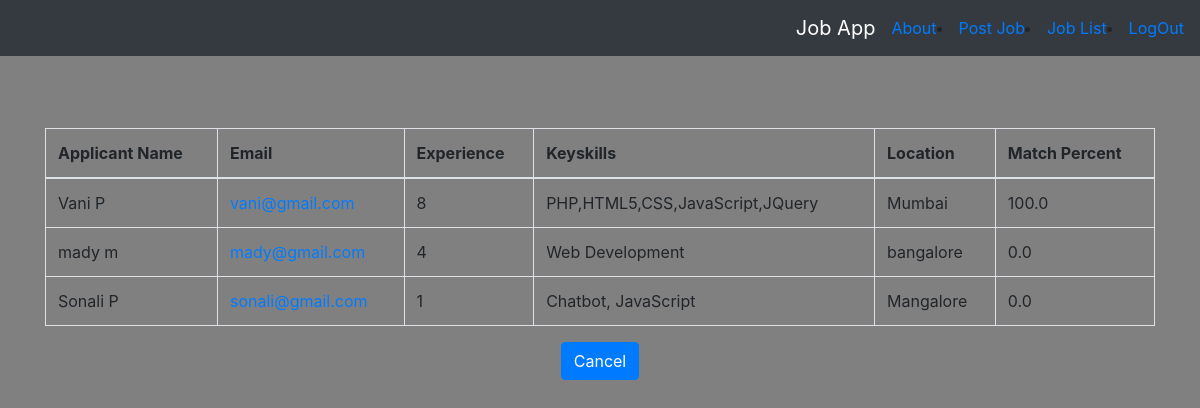
The app's page /postjob/displayjobapplications/6/ (signed in) with its own data.
### accounts/models.py (models this page shows, shortened)
class EmployeeProfile(models.Model):
    user = models.OneToOneField(User,on_delete=models.CASCADE)
    experience = models.PositiveIntegerField()
    keyskills = models.TextField(max_length=500)
    location = models.CharField(max_length=100)
    cv_file = models.FileField(upload_to='cv_folder',blank=True)
    def __str__(self):
        return self.user.email

class User(AbstractUser):
    username = None
    ROLE_CHOICES = (('employer','employer'),
            ('employee','employee'))
    email = models.EmailField(unique=True,blank=False,error_messages={'unique':"Email already exists.Use another Email"})
    role = models.CharField(max_length=100,choices=ROLE_CHOICES)
    phone_number = models.PositiveIntegerField(blank=True,null=True)
    USERNAME_FIELD = "email"
    REQUIRED_FIELDS = []
    objects = UserManager()

### postjob/views.py (the view)
# urls.py: path('displayjobapplications/<int:pk>/',views.display_job_applications,name='jobapplications'),
@login_required(login_url=reverse_lazy('accounts:login'))
def display_job_applications(request, pk):
    applicant_list = list()
    if request.user.role == 'employer':
        job = PostJob.objects.get(id=pk)
        job_title = job.title
        job_applications = JobApplication.objects.filter(job=job).order_by('rank')
        job_skill = job.keyskills
        for application in job_applications:
            employee = User.objects.get(email=application.user)
            applicant = EmployeeProfile.objects.get(user=employee)
            applicant_skill = applicant.keyskills
            similar_skill, match_percent = match_skills(job_skill, applicant_skill)
            app_dict = {'name': employee.first_name + " " + employee.last_name, 'applicant': applicant,
                        'rank': match_percent}
            applicant_list.append(app_dict)
        applicant_list = sorted(applicant_list, key=itemgetter('rank'), reverse=True)
    return render(request, 'postjob/display_applications.html',
                  {'job_title': job_title, 'applicant_list': applicant_list})

### postjob/views.py (called while the page is built)
def match_skills(job_skill, applicant_skill):
    job_skill = split_list(job_skill)
    applicant_skill = split_list(applicant_skill)
    skill_len = len(job_skill)
    job_skill = convert_lower(job_skill)
    applicant_skill = convert_lower(applicant_skill)
    skills_matched = set(job_skill) & set(applicant_skill)
    match_percent = (len(skills_matched) / skill_len) * 100
    return skills_matched, match_percent

def convert_lower(text_list):
    lowercase_list = [x.lower() for x in text_list]
    return lowercase_list

def split_list(text_list):
    text_list = text_list.split(",")
    return text_list

### postjob/templates/postjob/display_applications.html
{% extends 'postjob/postjob_base.html' %}
{% block content %}
    <div class="container">
        {% if user.role == "employer" %}
          {% if applicant_list %}
          <br/><br/><br/>
          <table class="table table-bordered">
            <thead>
              <tr>
                <th scope="col"> Applicant Name</th>
                <th scope="col">Email</th>
                <th scope="col">Experience</th>
                <th scope="col">Keyskills</th>
                <th scope="col">Location</th>
                <th scope="col">Match Percent</th>
              </tr>
            </thead>
            <tbody>
              {% for application in applicant_list %}
              <tr>
                <td>{{ application.name}}</td>
                <td><a href="mailto:{{ application.applicant.user }}">{{ application.applicant.user }}</a></td>
                <td>{{ application.applicant.experience }}</td>
                <td>{{ application.applicant.keyskills }}</td>
                <td>{{ application.applicant.location }}</td>
                <td>{{ application.rank }}</td>
              </tr>
            {% endfor %}
            </tbody>
          {% else %}
              <h2 align="center">No Applications Received yet!!</h2>
          {% endif %}
        </table>
        <div align="center"> <a class='btn btn-primary' href="{% url 'postjob:list'%}">Cancel</a> </div>
      {% endif %}
    </div>
{% endblock %}

### static/cvproject/css/master.css (style rules this page uses)
body { background-color: gray; }

### records on screen
EmployeeProfile: name "Vani P", applicant.user "vani@gmail.com", applicant.experience "8", applicant.keyskills "PHP,HTML5,CSS,JavaScript,JQuery", applicant.location "Mumbai", rank "100.0"
EmployeeProfile: name "mady m", applicant.user "mady@gmail.com", applicant.experience "4", applicant.keyskills "Web Development", applicant.location "bangalore", rank "0.0"
EmployeeProfile: name "Sonali P", applicant.user "sonali@gmail.com", applicant.experience "1", applicant.keyskills "Chatbot, JavaScript", applicant.location "Mangalore", rank "0.0"
